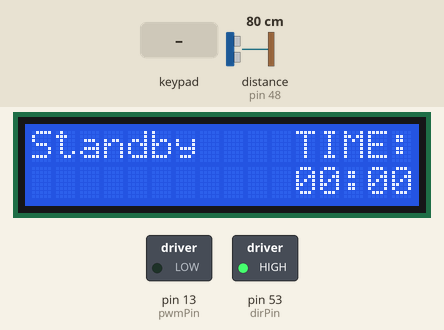
Recording of a sketch running on a simulated Arduino Mega 2560, built with avr-gcc and run on an emulated ATmega2560. On the bench: 16×2 character LCD, switched loads named in the sketch (green lamp = pin HIGH). Inputs (shaded band) come from the test bench; at power-on: distance to the obstacle (sensor on pin 48) 80 cm. The echo pulse lasts 58.3 µs per cm; pins used as bus, display or sensor lines are not drawn; what the sketch prints to the serial monitor is not drawn.

Above: at 1.2 s.
1.3 s: keypad keys 0 0 1 5 # pressed 0.4 s apart
At 3.3 s:
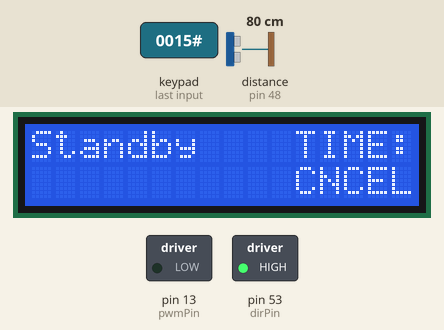
4.9 s: key 'A' pressed
At 5.6 s:
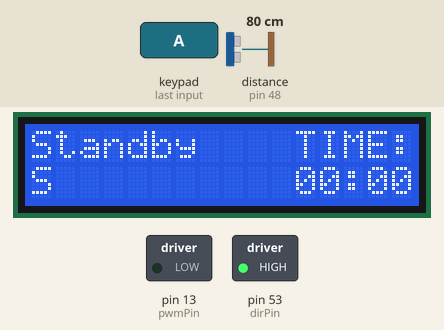
6.4 s: keypad keys 0 0 1 5 * pressed 0.4 s apart
At 8.4 s:
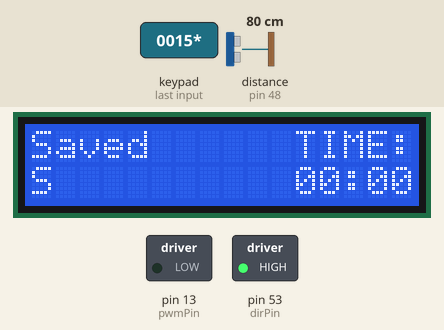
10.0 s: keypad keys 0 0 3 0 * pressed 0.4 s apart
At 12.0 s:
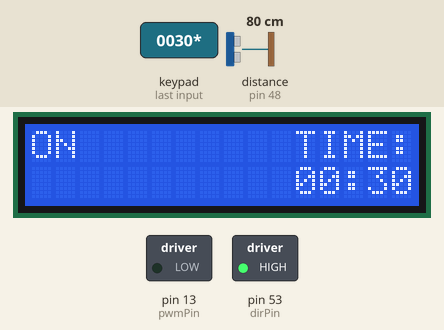
15.0 s: key 'A' pressed
At 16.4 s:
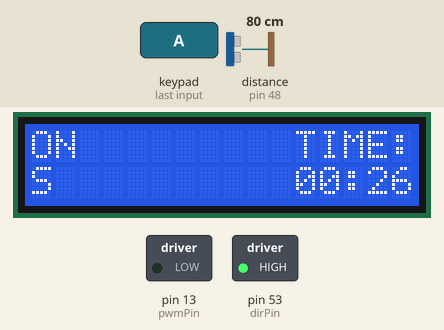
18.0 s: key '4' pressed
At 19.1 s:
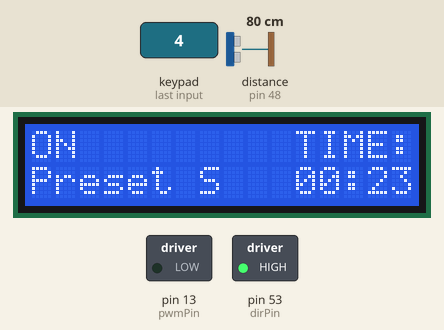
Timing chart, 0 to 21.0 s (numbered marks = the images above; inputs shaded):
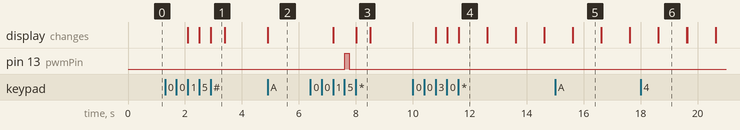

The sketch:

LCD.ino
```cpp
#include <LiquidCrystal.h>
#include <Wire.h>
#include <Keypad.h>
//**********************************************************************************************************//
//Preset:
String preset[3] = {"0015","0030","0100"}; //"MMSS" //Preset times

//LCD pins:
const int rs = 12, en = 11, d0 = 23, d1 = 27, d2 = 31, d3 = 35, d4 = 34, d5 = 30, d6 = 26, d7 = 22;
LiquidCrystal lcd(rs, en, d0, d1, d2, d3, d4, d5, d6, d7);

//MOTOR:
#define pwmPin 13 //Pin to send how fast it is
#define dirPin 53 //Pin to send if going clockwise or counter-clockwise
#define UP true //boolean value to send to move up
#define DOWN false //boolean value to send to move down
#define MOTOR_DELAY 200 //how long is each "step"; in microseconds
#define MOTOR_SPEED 255 //PWM value to send to motor driver; Range: 0-255
#define DEFAULT_STEPS 10//From lowest point to highest point in steps

//ULTRASONIC(US)  SENSOR:
#define echoPin 48 //ECHO
#define trigPin 49 //TRIGGER
#define sensorDelay 50 //centiseconds
#define sensorThres 10 //threshold

//Keypad:
const byte ROWS = 4; //How many rows are there in the keypad
const byte COLS = 4; //How many columns are there in the keypad

char keys[ROWS][COLS] =  //Mapping out the corresponding characters for each key
{
  {'1','2','3','A'},
  {'4','5','6','B'},
  {'7','8','9','C'},
  {'*','0','#','D'}
};

byte rowPins[ROWS] = {9, 8, 7, 6};
byte colPins[COLS] = {5, 4, 3, 2};

Keypad userKeypad = Keypad(makeKeymap(keys), rowPins, colPins, ROWS, COLS);

//GLOBAL Variables:

//Strings:
String timeIN = "0000"; //Time input in by the user for "normal" executions
String tempTime = "0000"; //Time input in by the user for "shift" executions; ##TODO: Might be redundant##

//Ints
int timeLeft = 0; //The actual time the user enters; should always be in seconds
int selected = 0; //The preset the user selected to be changed
int blinkDelay = 0; //Used to make the timer blink every 1 second
long duration;     //How long til the signal comes back
int distance;      //How far til the signal bounces off of something
int stepsToDo = DEFAULT_STEPS; //Steps needed for now #TODO#
int tempSteps = 0; //Steps the user is doing before everything is saved or cancelled

//Bool:
bool error = false; //USED TO CHECK FOR ERRORS, should never be true
bool cancel = false; //TRUE when user cancels current action/s
bool shift = false; //TRUE when user uses the shift key
bool calibrate = false; //TRUE when the user is calibrating
bool changePreset = false; //TRUE when the user is changing a preset
bool blinkTime = false; //USED FOR MAKING THE TIME BLINK every 1 second

//**********************************************************************************************************//
//SETUP
void setup()
{
  //US SENSOR:
  pinMode(trigPin, OUTPUT); // Sets the trigPin as an Output
  pinMode(echoPin, INPUT); // Sets the echoPin as an Input

  //MOTOR:
  pinMode(dirPin, OUTPUT);
  digitalWrite(dirPin, HIGH);//initialization
  analogWrite(pwmPin, 0); //initialization
  stepsToDo = DEFAULT_STEPS;

  //TESTING:
  Serial.begin(9600);

  //LCD:
  // set up the LCD's number of columns and rows:
  lcd.begin(16, 2);
  // Print a message to the LCD.
  lcd.print("Standby");
  lcd.setCursor(11,0);
  lcd.print("TIME:");
  lcd.setCursor(11,1);
  lcd.print(timeIN[0]);
  lcd.print(timeIN[1]);
  lcd.print(":");
  lcd.print(timeIN[2]);
  lcd.print(timeIN[3]);
}

//**********************************************************************************************************//
//Previous Code:
/*
//MOTOR GO UP
void moveUp(){
  digitalWrite(dirPin, HIGH);
  analogWrite(pwmPin, 255);
  delay(100);
}

//MOTOR GO DOWN
void moveDown(){
  digitalWrite(dirPin, LOW);
  analogWrite(pwmPin, 255);
  delay(100);
}
*/

//MOVE MOTOR:
void moveMotor(bool dir, int steps){
  int eachDelay;
  if (steps < 1){
    error = true;
    updateScreen(); //Show on screen, there's error
    delay(3000);
    updateScreen(); //Return to standby, after three second
    return;
  }
  if (dir == UP){
    digitalWrite(dirPin, LOW);
    eachDelay = MOTOR_DELAY;
  }
  else{
    digitalWrite(dirPin, HIGH);
    eachDelay = MOTOR_DELAY * 80 / 100;
  }
  analogWrite(pwmPin, MOTOR_SPEED);
  delay(eachDelay * (steps));
  //analogWrite(pwmPin, MOTOR_SPEED / 2);
  //delay(MOTOR_DELAY);
  analogWrite(pwmPin, 0);
  return;
}

//**********************************************************************************************************//
//UPDATES JUST TIME
void updateTime(){
  //lcd.setCursor(0,1);
  //lcd.print(timeLeft);
  int minutes, seconds;
  if(cancel){
    return;
  }
  minutes = timeLeft / 60;
  seconds = timeLeft % 60;
  if(minutes > 99){
    minutes = 99;
  }
  lcd.setCursor(11,1);
  lcd.print(minutes/10);
  lcd.print(minutes%10);
  lcd.print(":");
  lcd.print(seconds/10);
  lcd.print(seconds%10);
  delay(1000);
}

//UPDATES DISPLAY
void updateScreen(){
  if (error){
    error = false;
    lcd.setCursor(11,1);
    lcd.print("ERROR");
    delay(1000);
  }
  if (cancel){
    cancel = false;
    lcd.setCursor(11,1);
    lcd.print("CNCEL");
    lcd.setCursor(0,0);
    lcd.print("Standby    ");
    lcd.setCursor(0,1);
    lcd.print("           ");
    delay(500);
  }
  lcd.setCursor(0,1);
  if (changePreset){
    lcd.print("Preset");
    lcd.print(" ");
  }
  if (selected != 0){
    lcd.print(selected);
    lcd.print(" ");
  }
  if (shift){
    lcd.print("S");
  }
  if (timeLeft <= 0 or cancel){
    lcd.setCursor(11,1);
    lcd.print(timeIN[0]);
    lcd.print(timeIN[1]);
    lcd.print(":");
    lcd.print(timeIN[2]);
    lcd.print(timeIN[3]);
  }
  else{
    lcd.setCursor(0,0);
    lcd.print("ON         ");
  }
}

//**********************************************************************************************************//
//GIVES PROPER INT FOR CASES:
String getInt(char input){
  if (input == '*'){
    return "10";
  }
  if (input == '#'){
    return "11";
    }
  if (input == 'A'){
    return "12";
  }
  if (input == 'B'){
    return "13";
    }
  if (input == 'C'){
    return "14";
  }
  if (input == 'D'){
    return "15";
  }
  String returnThis = "";
  returnThis += input;
  return returnThis;
}

//**********************************************************************************************************//

//CHECKS SENSOR IF THERE IS SOMETHING THERE //#TODO: FIND DECENT NUMBER FOR THE BASKET#//
bool checkSensor(bool motorPosition){

  for(int i = 0; i < sensorDelay; i++){
       // Clears the trigPin
      digitalWrite(trigPin, LOW);
      delayMicroseconds(2);
      // Sets the trigPin on HIGH state for 10 micro seconds
      digitalWrite(trigPin, HIGH);
      delayMicroseconds(10);
      digitalWrite(trigPin, LOW);
      // Reads the echoPin, returns the sound wave travel time in microseconds
      duration = pulseIn(echoPin, HIGH);
      // Calculating the distance
      distance= duration*0.034/2;
      // Prints the distance on the Serial Monitor
      Serial.print("Duration: ");
      Serial.println(duration);
      Serial.print("Distance: ");
      Serial.println(distance);
      if (motorPosition == UP){
        if (distance < sensorThres){
          return false;
        }
      }
      else{
        if (distance < sensorThres){
          return true;
        }
      }

  }
  if (motorPosition == UP){
        return true;
   }
  else{
        return false;
    }
}

//**********************************************************************************************************//
//CHECKS KEY AND CORRESPONDS THE RIGHT ACTION
void checkKey(int input){
  switch(input){
   case 11: //Cancel?
      //Use Function to cancel timer here
      cancel = true;
      timeIN = "0000";
      timeLeft = 0;

      updateScreen();
      break;
   case 12: //Shift fn?
      shift = true;
      updateScreen();
      //lcd.setCursor(0,0);
      //lcd.print("SHIFT");
      break;case 13: //Preset 1?
      lcd.setCursor(0,0);
      timeIN = preset[0];
      updateScreen();
      break;
   case 14: //Preset 2?
      lcd.setCursor(0,0);
      timeIN = preset[1];
      updateScreen();
      break;
   case 15: //Preset 3?
      lcd.setCursor(0,0);
      timeIN = preset[2];
      updateScreen();
      break;
    case 1:
    case 2:
    case 3:
    case 4:
    case 5:
    case 6:
    case 7:
    case 8:
    case 9:
    case 0:
      //Remove the first char of the string and add the input at the end:
      timeIN.remove(0,1);
      timeIN += input;

      updateScreen();
      break;
   case 10: //Enter?
      //use function to start timer here
      String toNum = "";
      toNum += timeIN[0];
      toNum += timeIN[1];
      timeLeft =  toNum.toInt() * 60;
      toNum = "";
      toNum += timeIN[2];
      toNum += timeIN[3];
      timeLeft = timeLeft + toNum.toInt();
      timeIN = "0000";
      updateScreen();
      break;
   default:
      error = true;
      break;
  }
}

//CHECKS KEY AND CORRESPONDS THE RIGHT SHIFT ACTION
void checkShift(int input){
  //lcd.print(input);
  switch(input){
    case 1://Calibration
      if(not changePreset){
        calibrate = true;
        lcd.setCursor(0,0);
        lcd.print("Calibrate  ");
        updateScreen();
      }
      break;
    case 2:
      if (calibrate){
        moveMotor(UP, 1);
        tempSteps--;
      }
      break;
    case 5:
      if (calibrate){
        moveMotor(DOWN,1);
        tempSteps++;
      }
      break;
    case 4://Change Preset
      if(not calibrate){
        changePreset = true;
        lcd.setCursor(0,0);
        lcd.print("Changing ");
        updateScreen();
      }
      break;
    case 10: //Enter?
      calibrate = false;
      changePreset = false;
      shift = false;
      if (tempSteps < 0){
        tempSteps--;
      }
      else if (tempSteps > 0){
        tempSteps++;
      }
      stepsToDo += tempSteps;
      tempSteps = 0;
      lcd.setCursor(0,0);
      lcd.print("Saved      ");
      delay(500);
      lcd.setCursor(0,0);
      lcd.print("Standby    ");
      lcd.setCursor(0,1);
      lcd.print("           ");
      break;
   case 11: //Cancel?
      if(tempSteps > 0){
        for(int i = 1; i <= tempSteps; i++){
          moveMotor(UP, 1);
          delay(100);
        }
      }
      else if(tempSteps == 0){

      }
      else{
        for(int i = 1; i <= (tempSteps*-1) ; i++){
          moveMotor(DOWN, 1);
          delay(100);
        }
      }
      tempSteps = 0;
      calibrate = false;
      changePreset = false;
      shift = false;
      lcd.setCursor(0,0);
      lcd.print("Cancelled  ");
      delay(500);
      lcd.setCursor(0,0);
      lcd.print("Standby    ");
      lcd.setCursor(0,1);
      lcd.print("           ");

      break;
   case 13: //Preset 1?
      if(changePreset){
        selected = 1;
        tempTime = "0000";
      }
      updateScreen();
      break;
   case 14: //Preset 2?
      if(changePreset){
        selected = 2;
        tempTime = "0000";
      }
      updateScreen();
      break;
   case 15: //Preset 3?
      if(changePreset){
        selected = 3;
        tempTime = "0000";
      }
      updateScreen();
      break;
   default:
      break;
  }
}

//Uses the whole keypad again, for changing presets
void changeSelected(int input){
  if (changePreset){
      switch(input){
       case 13: //Preset 1?
          if(changePreset){
            selected = 1;
            tempTime = "0000";
          }
          updateScreen();
          break;
       case 14: //Preset 2?
          if(changePreset){
            selected = 2;
            tempTime = "0000";
          }
          updateScreen();
          break;
       case 15: //Preset 3?
          if(changePreset){
            selected = 3;
            tempTime = "0000";
          }
          updateScreen();
          break;
        case 11: //Cancel?
          //Use Function to cancel timer here
          selected = 0;
          shift = false;
          lcd.setCursor(0,0);
          lcd.print("Cancellled  ");
          lcd.setCursor(0,1);
          lcd.print("           ");
          tempTime = "0000";
          updateScreen();
          break;
        case 1:
        case 2:
        case 3:
        case 4:
        case 5:
        case 6:
        case 7:
        case 8:
        case 9:
        case 0:
          //Remove the first char of the string and add the input at the end:
          //if(tempTime[selected-1] == "0"){
            tempTime.remove(0,1);
            tempTime += input;
          //}
          //else{
          //  error = true;
          //}
          updateScreen();
          break;
       case 10: //Enter?
          //use function to start timer here
          preset[selected-1] = tempTime;
          lcd.setCursor(0,0);
          lcd.print("DONE       ");
          lcd.setCursor(0,1);
          lcd.print("           ");
          shift = true;
          selected = 0;
          tempTime = "0000";
          break;

       default:
          error = true;
          break;
    }
  }
}

//**********************************************************************************************************//
//MAIN:
void loop()
{
  //Getting input; customKey == NULL if there is none
  char customKey = userKeypad.getKey();
  //Check if there's an interrupt or there is time left:
  if (customKey){
    String caseKey = "";
    caseKey += getInt(customKey);
    int caseKeyInt = caseKey.toInt();
    Serial.println(customKey);

    //lcd.setCursor(0,0);
    //lcd.print(customKey);
    //lcd.print(":");
    //lcd.print(caseKeyInt);

    if (not shift){
       checkKey(caseKeyInt);
    }
    else{
      if(selected == 0){
        checkShift(caseKeyInt);
      }
      else{
        changeSelected(caseKeyInt);
      }
    }
  }

 if (timeLeft > 0){
    updateTime();
    timeLeft--;
    if (timeLeft == 0){
      lcd.setCursor(15,1);
      lcd.print("0");
      if(checkSensor(DOWN)){
        for(int i = 0; i < stepsToDo; i++){
          moveMotor(UP, 1);
          delay(10);
        }
        Serial.print("FRYER'S THERE");
        delay(500);
        lcd.setCursor(0,0);
        lcd.print("Hanger Up  ");
        lcd.setCursor(0,1);
        lcd.print("           ");
        while(not checkSensor(UP)){
        //  delay(200); //loop while basket is there
        }
        for(int i = 0; i < stepsToDo; i++){
          moveMotor(DOWN, 1);
          delay(10);
        }
      }
      else{
        lcd.setCursor(0,0);
        lcd.print("NO BASKET");
        delay(500);
      }
      lcd.setCursor(0,0);
      lcd.print("Standby  ");
      lcd.setCursor(0,1);
      lcd.print("           ");
    }
 }
 if (changePreset){
    if (blinkTime){
      lcd.setCursor(11,1);
      lcd.print(tempTime[0]);
      lcd.print(tempTime[1]);
      lcd.print(":");
      lcd.print(tempTime[2]);
      lcd.print(tempTime[3]);
      if(blinkDelay >= 500){
        blinkTime = false;
        blinkDelay = 0;
      }
      else{
        blinkDelay++;
      }
    }
    else{
      lcd.setCursor(11,1);
      lcd.print("     ");
      if(blinkDelay >= 500){
        blinkTime = true;
        blinkDelay = 0;
      }
      else{
        blinkDelay++;
      }
    }
 }

}
```

Measured:
- after the input at 1.3 s, the display: first changes after 0.80 s (image 1 shows a later state)
- after the input at 4.9 s, the display: changes at once (image 2)
- after the input at 6.4 s, pin 13 (pwmPin): LOW → HIGH after 1.2 s, → LOW 0.16 s later; the display: first changes after 0.80 s (image 3 shows a later state)
- after the input at 10.0 s, the display: first changes after 0.80 s (image 4 shows a later state)
- after the input at 15.0 s, the display: changes after 0.62 s (image 5)
- after the input at 18.0 s, the display: changes after 0.63 s (image 6)
- what the display in image 1 shows lasts 0.5 s, from 2.9 s to 3.4 s
